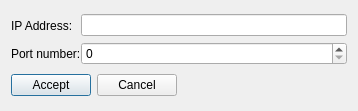
<?xml version="1.0" encoding="UTF-8"?>
<ui version="4.0">
 <class>ConnectionConfig</class>
 <widget class="QDialog" name="ConnectionConfig">
  <property name="geometry">
   <rect>
    <x>0</x>
    <y>0</y>
    <width>358</width>
    <height>111</height>
   </rect>
  </property>
  <property name="windowTitle">
   <string>Dialog</string>
  </property>
  <layout class="QVBoxLayout" name="verticalLayout_3">
   <item>
    <layout class="QHBoxLayout" name="horizontalLayout">
     <property name="spacing">
      <number>0</number>
     </property>
     <item>
      <layout class="QVBoxLayout" name="verticalLayout_2">
       <property name="spacing">
        <number>6</number>
       </property>
       <item>
        <widget class="QLabel" name="label">
         <property name="text">
          <string>IP Address:</string>
         </property>
        </widget>
       </item>
       <item>
        <widget class="QLabel" name="label_2">
         <property name="text">
          <string>Port number:</string>
         </property>
        </widget>
       </item>
      </layout>
     </item>
     <item>
      <layout class="QVBoxLayout" name="verticalLayout">
       <property name="spacing">
        <number>6</number>
       </property>
       <item>
        <widget class="QLineEdit" name="lineEdit_ipAddr">
         <property name="inputMask">
          <string/>
         </property>
        </widget>
       </item>
       <item>
        <widget class="QSpinBox" name="spinBox_portNumber">
         <property name="maximum">
          <number>99999</number>
         </property>
        </widget>
       </item>
      </layout>
     </item>
    </layout>
   </item>
   <item>
    <layout class="QHBoxLayout" name="horizontalLayout_2">
     <item>
      <widget class="QPushButton" name="button_accept">
       <property name="text">
        <string>Accept</string>
       </property>
      </widget>
     </item>
     <item>
      <widget class="QPushButton" name="button_cancel">
       <property name="text">
        <string>Cancel</string>
       </property>
      </widget>
     </item>
     <item>
      <spacer name="horizontalSpacer">
       <property name="orientation">
        <enum>Qt::Horizontal</enum>
       </property>
       <property name="sizeHint" stdset="0">
        <size>
         <width>40</width>
         <height>20</height>
        </size>
       </property>
      </spacer>
     </item>
    </layout>
   </item>
  </layout>
 </widget>
 <resources/>
 <connections/>
</ui>
